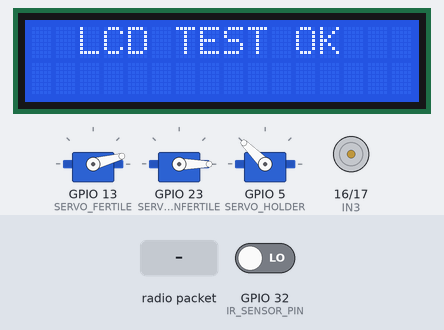
A sketch run on a simulated ESP32. Shown: 16×2 character LCD, 3 × servo, motor-driver pin pairs drawn as motors (green arrow = first pin HIGH = forward, orange = second pin HIGH = backward, longer = more drive, scaled by the enable pin). Inputs (shaded band) come from the test bench; at power-on: GPIO 32 (IR_SENSOR_PIN) LOW. WiFi joins after 1.5 s; servers stay silent unless stated; what the sketch prints to the serial monitor is not drawn.

Above: at 2.7 s.
At 11.2 s:
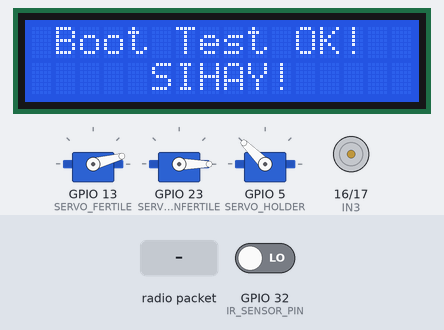
At 17.4 s:
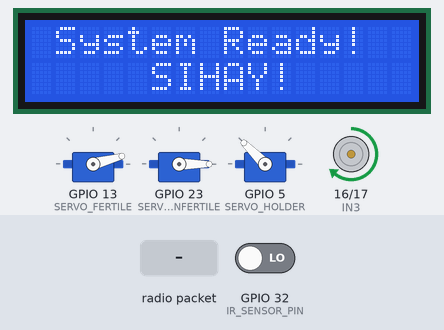
17.5 s: radio packet "LEFT" arrives
Timing chart, 0 to 20.5 s (numbered marks = the images above; inputs shaded):
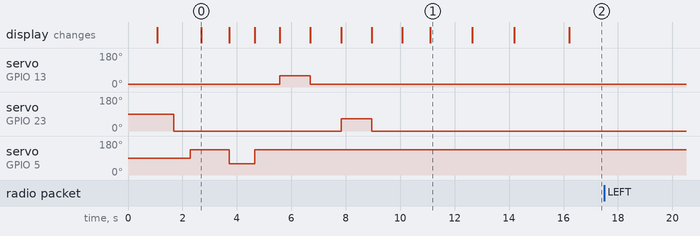

Measured:
- after the input at 17.5 s, every drawn part: stays the same
- what the display in image 0 shows lasts 1.0 s, from 2.7 s to 3.7 s
- what the display in image 1 shows lasts 1.6 s, from 11.1 s to 12.7 s

The sketch:

Controller.ino
```cpp
#include <WiFi.h>
#include <esp_wifi.h> // ADDED: Required for deep WiFi settings
#include <esp_now.h>
#include <ESP32Servo.h>
#include <Wire.h>
#include <LiquidCrystal_I2C.h>

// ===========================
// WIFI CREDENTIALS
// ===========================

const char* ssid     = "Test";
const char* password = "12345678";

// ===========================
// PIN DEFINITIONS
// ===========================

#define ENB             19
#define IN3             16
#define IN4             17

#define SERVO_FERTILE   13
#define SERVO_INFERTILE 23
#define SERVO_HOLDER    5

#define IR_SENSOR_PIN   32

#define I2C_SDA         26
#define I2C_SCL         27

// ===========================
// CONSTANTS
// ===========================

#define PWM_FREQ        5000
#define PWM_RESOLUTION  8
#define MOTOR_SPEED     180

#define HOLDER_OPEN     60
#define HOLDER_CLOSE    135

#define GATE_IDLE_LEFT  15
#define GATE_OPEN_LEFT  60

#define GATE_IDLE       0
#define GATE_OPEN       65

#define BOOT_MOTOR_DIRECTION  1     // 1 = forward, 0 = backward

// ===========================
// GLOBALS
// ===========================

LiquidCrystal_I2C lcd(0x27, 16, 2);

Servo fertileServo;
Servo infertileServo;
Servo holderServo;

String currentActiveGate = "";

typedef struct {
  char  status[16];
  char  action[8];
  float confidence;
} __attribute__((packed)) EggResultMessage;

EggResultMessage lastMsg;

// ===========================
// LCD HELPER
// ===========================

void lcdPrint(String row0, String row1 = "") {
  lcd.clear();

  // Center row0
  int pad0 = (16 - row0.length()) / 2;
  lcd.setCursor(pad0 > 0 ? pad0 : 0, 0);
  lcd.print(row0);

  // Center row1
  if (row1 != "") {
    int pad1 = (16 - row1.length()) / 2;
    lcd.setCursor(pad1 > 0 ? pad1 : 0, 1);
    lcd.print(row1);
  }

  Serial.println("[LCD] " + row0 + (row1 != "" ? " | " + row1 : ""));
}

// ===========================
// SERVO HELPERS
// ===========================

void fertileWrite(int angle) {
  fertileServo.write(angle);
  delay(600);
  Serial.println("[FERTILE] Angle: " + String(angle));
}

void infertileWrite(int angle) {
  infertileServo.write(angle);
  delay(600);
  Serial.println("[INFERTILE] Angle: " + String(angle));
}

void holderWrite(int angle) {
  holderServo.write(angle);
  delay(400);
  Serial.println("[HOLDER] Angle: " + String(angle));
}

// ===========================
// MOTOR CONTROL
// ===========================

void motorForward() {
  digitalWrite(IN3, HIGH);
  digitalWrite(IN4, LOW);
  ledcWrite(ENB, MOTOR_SPEED);
  Serial.println("[MOTOR] Forward");
}

void motorStop() {
  digitalWrite(IN3, LOW);
  digitalWrite(IN4, LOW);
  ledcWrite(ENB, 0);
  Serial.println("[MOTOR] Stop");
}

// ===========================
// GATE CONTROL
// ===========================

void setGate(String action) {
  if (currentActiveGate == "LEFT") {
    fertileWrite(GATE_IDLE_LEFT);
    Serial.println("[GATE] Closing fertile -> " + String(GATE_IDLE_LEFT));
  }
  if (currentActiveGate == "RIGHT") {
    infertileWrite(GATE_IDLE);
    Serial.println("[GATE] Closing infertile -> " + String(GATE_IDLE));
  }

  if (currentActiveGate != "") delay(400);

  if (action == "LEFT") {
    fertileWrite(GATE_OPEN_LEFT);
    Serial.println("[GATE] Opening fertile -> " + String(GATE_OPEN_LEFT));
  }
  if (action == "RIGHT") {
    infertileWrite(GATE_OPEN);
    Serial.println("[GATE] Opening infertile -> " + String(GATE_OPEN));
  }

  currentActiveGate = action;
  delay(400);
}

// ===========================
// BOOT TEST
// ===========================

void bootTest() {
  lcdPrint("  LCD TEST OK  ");
  delay(1000);

  lcdPrint("Holder Servo", "OPEN -> " + String(HOLDER_OPEN));
  holderWrite(HOLDER_OPEN);
  delay(500);

  lcdPrint("Holder Servo", "CLOSE -> " + String(HOLDER_CLOSE));
  holderWrite(HOLDER_CLOSE);
  delay(500);

  lcdPrint("Fertile Gate", "OPEN -> " + String(GATE_OPEN_LEFT));
  fertileWrite(GATE_OPEN_LEFT);
  delay(500);

  lcdPrint("Fertile Gate", "CLOSE -> " + String(GATE_IDLE_LEFT));
  fertileWrite(GATE_IDLE_LEFT);
  delay(500);

  lcdPrint("Infertile Gate", "OPEN -> " + String(GATE_OPEN));
  infertileWrite(GATE_OPEN);
  delay(500);

  lcdPrint("Infertile Gate", "CLOSE -> " + String(GATE_IDLE));
  infertileWrite(GATE_IDLE);
  delay(500);

  lcdPrint("IR Sensor", "Check Serial...");
  Serial.println("[BOOT] IR State: " +
    String(digitalRead(IR_SENSOR_PIN) == LOW ? "TRIGGERED" : "CLEAR"));
  delay(1000);

  lcdPrint(" Boot Test OK! ", "   SIHAY!   ");
  Serial.println("[BOOT] All tests passed.");
  delay(1500);
}

// ===========================
// SORTING
// ===========================

void processEgg(String action) {
  lcdPrint("Sorting Egg...", action == "LEFT" ? "FERTILE" : "INFERTILE");
  Serial.println("[SORT] Processing: " + action);

  setGate(action);

  holderWrite(HOLDER_OPEN);
  Serial.println("[SORT] Holder OPEN, motor continuously running");

  unsigned long timeout = millis() + 5000;
  while (digitalRead(IR_SENSOR_PIN) != LOW) {
    if (millis() > timeout) {
      Serial.println("[SORT] IR timeout — egg may have passed");
      break;
    }
    delay(10);
  }

  delay(300);
  holderWrite(HOLDER_CLOSE);
  Serial.println("[SORT] Holder closed");

  lcdPrint("Done!", action == "LEFT" ? "FERTILE" : "INFERTILE");
  delay(1500);

  lcdPrint("   SIHAY!   ");
}

// ===========================
// ESP-NOW CALLBACK
// ===========================

void onDataRecv(const esp_now_recv_info* info, const uint8_t* incomingData, int len) {
  if (len != sizeof(EggResultMessage)) {
    Serial.printf("[ESP-NOW] Bad packet size: %d (expected %d)\n", len, sizeof(EggResultMessage));
    return;
  }

  memcpy(&lastMsg, incomingData, sizeof(lastMsg));

  // Re-assert motor speed immediately after radio event
  ledcWrite(ENB, MOTOR_SPEED);
  digitalWrite(IN3, HIGH);
  digitalWrite(IN4, LOW);
  Serial.println("[ESP-NOW] Motor speed re-asserted");

  Serial.printf("[ESP-NOW] Status: %s | Action: %s | Confidence: %.2f\n",
                lastMsg.status, lastMsg.action, lastMsg.confidence);

  String action = String(lastMsg.action);
  if      (action == "LEFT")  processEgg("LEFT");
  else if (action == "RIGHT") processEgg("RIGHT");
  else    Serial.println("[ESP-NOW] Unknown action, ignoring.");
}

// ===========================
// SETUP
// ===========================

void setup() {
  Serial.begin(115200);
  delay(1000);

  // --- LCD ---
  Wire.begin(I2C_SDA, I2C_SCL);
  lcd.init();
  lcd.backlight();
  lcdPrint("  Booting...  ");

  // --- IR ---
  pinMode(IR_SENSOR_PIN, INPUT);

  // --- Servos ---
  ESP32PWM::allocateTimer(0);
  ESP32PWM::allocateTimer(1);
  ESP32PWM::allocateTimer(2);
  ESP32PWM::allocateTimer(3);

  fertileServo.setPeriodHertz(50);
  infertileServo.setPeriodHertz(50);
  holderServo.setPeriodHertz(50);

  fertileServo.attach(SERVO_FERTILE, 500, 2400);
  infertileServo.attach(SERVO_INFERTILE, 500, 2400);
  holderServo.attach(SERVO_HOLDER, 500, 2400);

  fertileWrite(GATE_IDLE_LEFT);
  infertileWrite(GATE_IDLE);
  holderWrite(HOLDER_CLOSE);

  // --- Motor ---
  pinMode(IN3, OUTPUT);
  pinMode(IN4, OUTPUT);
  ledcAttach(ENB, PWM_FREQ, PWM_RESOLUTION);
  motorStop();

  // --- Boot Test ---
  bootTest();

  // --- Motor on Boot ---
  lcdPrint("Motor Running", BOOT_MOTOR_DIRECTION ? "FORWARD" : "BACKWARD");
  digitalWrite(IN3, BOOT_MOTOR_DIRECTION ? HIGH : LOW);
  digitalWrite(IN4, BOOT_MOTOR_DIRECTION ? LOW : HIGH);
  ledcWrite(ENB, MOTOR_SPEED);

  // --- WiFi ---
  lcdPrint("Syncing WiFi...");
  WiFi.mode(WIFI_STA);
  WiFi.setSleep(false); // FIX: Stop the ESP-NOW packets from dropping due to sleep mode!
  WiFi.begin(ssid, password);

  Serial.print("[WIFI] Connecting");
  while (WiFi.status() != WL_CONNECTED) {
    delay(500);
    Serial.print(".");
  }
  Serial.println("\n[WIFI] Connected!");
  Serial.print("[WIFI] MAC: ");
  Serial.println(WiFi.macAddress());
  Serial.printf("[WIFI] Channel: %d\n", WiFi.channel()); // DEBUG: Verify Channel

  lcdPrint("WiFi Connected!", WiFi.macAddress());
  delay(2000);

  // --- ESP-NOW ---
  if (esp_now_init() != ESP_OK) {
    Serial.println("[ESP-NOW] Init failed! Halting.");
    lcdPrint("ESP-NOW FAILED", "Check Serial");
    while (true) delay(1000);
  }
  esp_now_register_recv_cb(onDataRecv);
  Serial.println("[ESP-NOW] Ready.");

  lcdPrint(" System Ready! ", "   SIHAY!   ");
  Serial.println("[SETUP] Controller ready.");
}

// ===========================
// LOOP
// ===========================

void loop() {
  delay(10);
}
```
